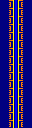

Rendered tile map (Tiled .tmx) drawn with the repository's tilesets; below, a short description and the full map source, tile grids included:
An orthogonal 4x16 tile map with 8x8 px tiles, 1 tile layer (Tile Layer 1).

<map version="1.0" tiledversion="1.1.3" orientation="orthogonal" renderorder="right-down" width="4" height="16" tilewidth="8" tileheight="8" infinite="0" nextobjectid="1">
 <tileset firstgid="1" source="tileset.tsx" />
 <layer name="Tile Layer 1" width="4" height="16">
  <data encoding="csv">
10,22,21,10,
10,22,21,10,
10,22,21,10,
10,22,21,10,
10,22,21,10,
10,22,21,10,
10,22,21,10,
10,22,21,10,
10,22,21,10,
10,22,21,10,
10,22,21,10,
10,22,21,10,
10,22,21,10,
10,22,21,10,
10,22,21,10,
10,22,21,10
</data>
 </layer>
</map>
